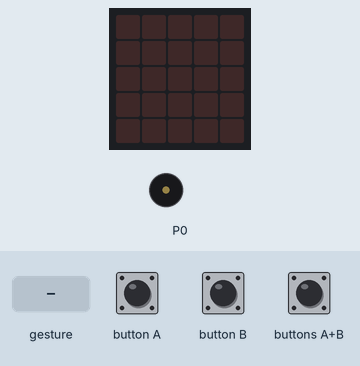
Simulated run of this program. Board: BBC micro:bit (MakeCode). On the bench: the board's 5×5 LED display, buzzer (waves = sounding). The inputs (shaded band) are chosen by the test bench. Random numbers come from a fixed seed; a tilt is held for 1.5 s and a shake lasts 1 s, then the board lies face up again.

Above: at 1.2 s.
1.3 s: sound turns loud
At 3.3 s:
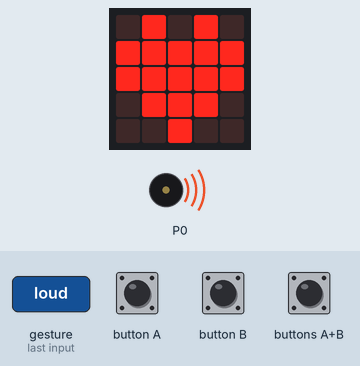
4.3 s: button A pressed for 0.15 s
At 5.6 s:
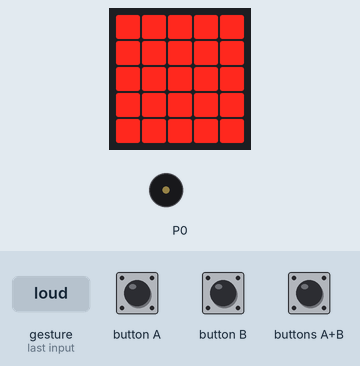
5.9 s: button B pressed for 0.15 s
At 7.1 s:
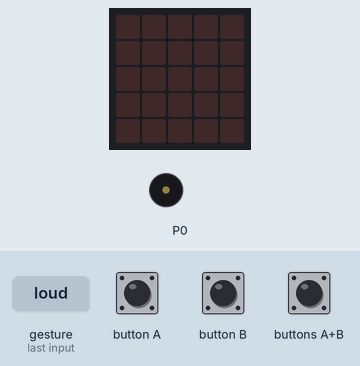
7.5 s: buttons A+B pressed for 0.15 s
At 8.3 s:
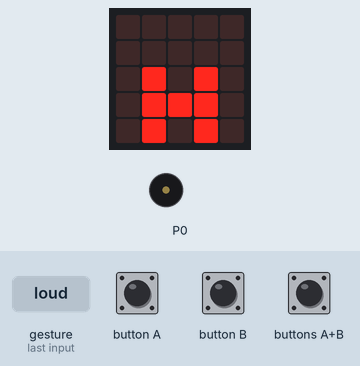
9.1 s: gesture 'shake'
At 9.9 s:
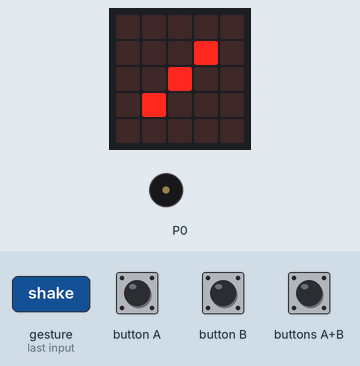
11.0 s: gesture 'shake'
At 12.6 s:
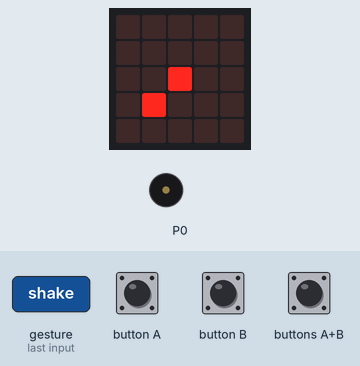
Timing chart, 0 to 13.9 s (numbered marks = the images above; inputs shaded):
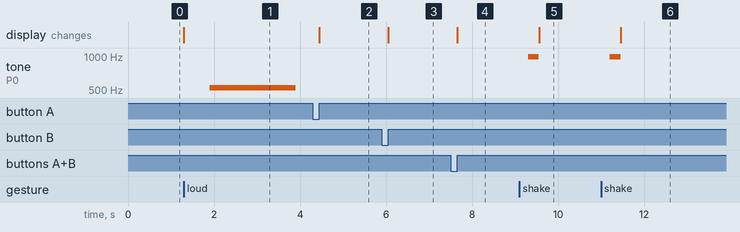

The program:

main.ts
```typescript
let zahl = 0
input.onSound(DetectedSound.Loud, function () {
    basic.showIcon(IconNames.Heart)
    music.play(music.tonePlayable(523, music.beat(BeatFraction.Breve)), music.PlaybackMode.InBackground)
})
input.onButtonPressed(Button.A, function () {
    basic.showLeds(`
        # # # # #
        # # # # #
        # # # # #
        # # # # #
        # # # # #
        `)
})
input.onGesture(Gesture.Shake, function () {
    music.play(music.tonePlayable(988, music.beat(BeatFraction.Half)), music.PlaybackMode.UntilDone)
    zahl = randint(1, 9)
    if (zahl == 3) {
        basic.showLeds(`
            . . . . .
            . . . # .
            . . # . .
            . # . . .
            . . . . .
            `)
    } else if (zahl == 1) {
        basic.showLeds(`
            . . . . .
            . . . . .
            . . # . .
            . . . . .
            . . . . .
            `)
    } else if (zahl == 2) {
        basic.showLeds(`
            . . . . .
            . . . . .
            . . # . .
            . # . . .
            . . . . .
            `)
    } else if (zahl == 4) {
        basic.showLeds(`
            . . . . .
            . . . . .
            . # . # .
            . . . . .
            . # . # .
            `)
    } else if (zahl == 5) {
        basic.showLeds(`
            . . . . .
            . . . . .
            . # . # .
            . . # . .
            . # . # .
            `)
    } else if (zahl == 6) {
        basic.showLeds(`
            . . . . .
            . . . . .
            . # # . .
            . # # . .
            . # # . .
            `)
    } else if (zahl == 7) {
        basic.showLeds(`
            . . . . .
            . . # # .
            . . . # #
            . . # # #
            . . . # .
            `)
    } else if (zahl == 8) {
        music.play(music.stringPlayable("C - E - G C5 C5 C5 ", 296), music.PlaybackMode.InBackground)
        basic.showLeds(`
            . . # . .
            . # . # .
            . . # . .
            . # . # .
            . . # . .
            `)
    } else if (zahl == 9) {
        basic.showLeds(`
            . # # . .
            # . . # .
            # . . # .
            . # # . .
            . # . . .
            `)
    } else {

    }
})
input.onButtonPressed(Button.AB, function () {
    basic.showLeds(`
        . . . . .
        . . . . .
        . # . # .
        . # # # .
        . # . # .
        `)
})
input.onButtonPressed(Button.B, function () {
    basic.showLeds(`
        . . . . .
        . . . . .
        . . . . .
        . . . . .
        . . . . .
        `)
})
```

test.ts
```typescript
// Hier kann man Tests durchführen; diese Datei wird nicht kompiliert, wenn dieses Paket als Erweiterung verwendet wird.
```

Measured:
- after the input at 1.3 s, tone on P0: silent → 523 Hz after 0.60 s, → silent 2.0 s later; the display: changes at once (image 1)
- after the input at 4.3 s, the display: changes after 0.15 s (image 2)
- after the input at 5.9 s, the display: changes after 0.15 s (image 3)
- after the input at 7.5 s, the display: changes after 0.15 s (image 4)
- after the input at 9.1 s, tone on P0: silent → 988 Hz after 0.20 s, → silent 0.25 s later; the display: changes after 0.46 s (image 5)
- after the input at 11.0 s, tone on P0: silent → 988 Hz after 0.20 s, → silent 0.25 s later; the display: changes after 0.46 s (image 6)
